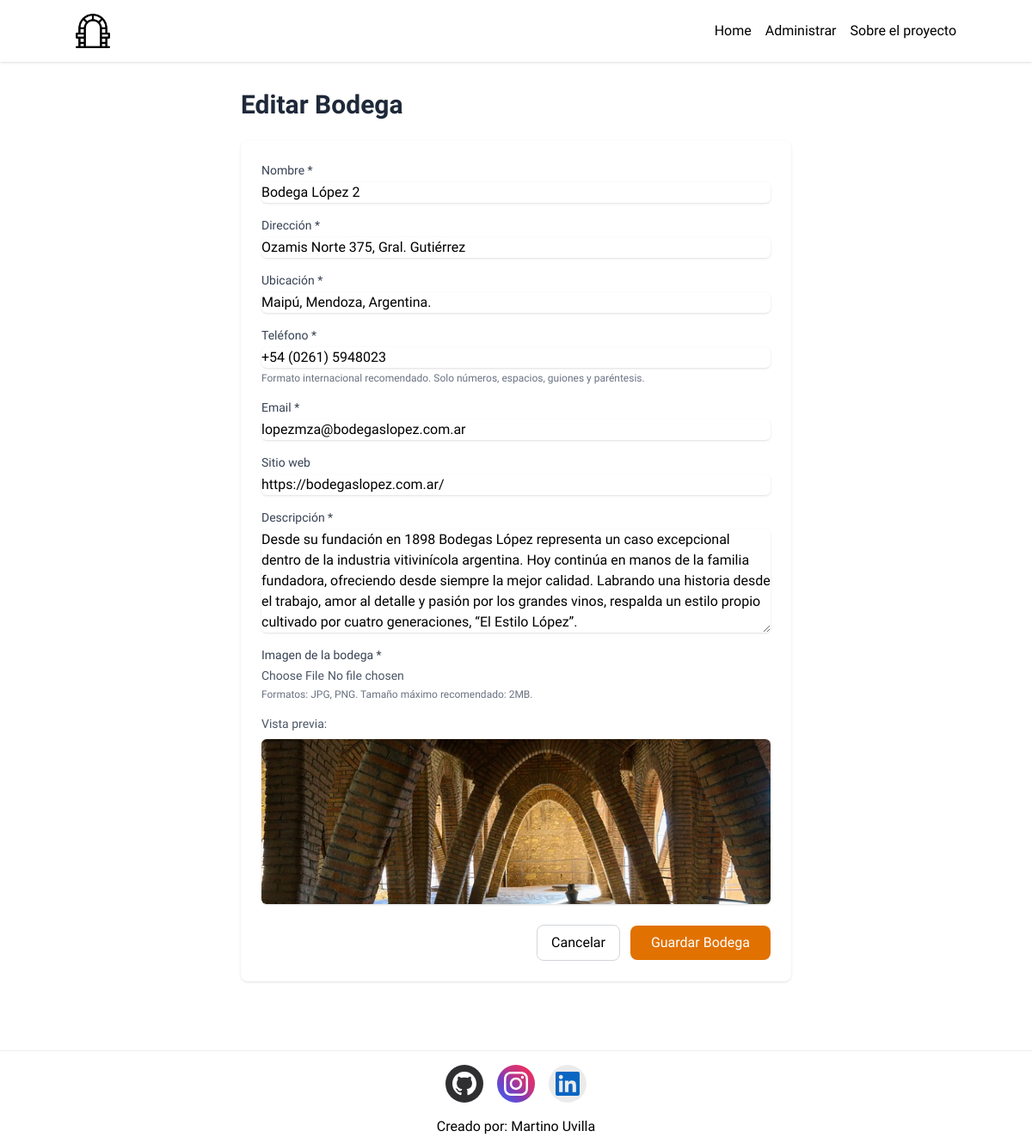
The app's page /bodega/editar/1 with its own data.
### bodegaApp/models.py (models this page shows, shortened)
class Bodega(models.Model):
    id = models.AutoField(primary_key=True)
    nombre = models.CharField(max_length=200,verbose_name="Nombre")
    direccion = models.CharField(max_length=300,verbose_name="Dirección")
    descripcion = models.TextField(verbose_name="Descripción")
    telefono = models.CharField(max_length=20,verbose_name="Teléfono")
    email = models.EmailField(verbose_name="Email")
    ubicacion = models.CharField(max_length=200,verbose_name="Ubicación")
    imagen = models.ImageField(upload_to='imagenes/',verbose_name="Imagen")
    sitio = models.URLField(verbose_name="Sitio web",blank=True)

### bodegaApp/views.py (the view)
# urls.py: path('bodega/editar/<int:id>', editar_bodega,name="editar_bodega"),
def editar_bodega(request,id):
    bodega_Editada = Bodega.objects.get(id=id)
    formulario = BodegaForm(
        request.POST or None, # Datos del formulario enviado (si existe)
        request.FILES or None, # Archivos subidos como imagenes (si existe)
        instance=bodega_Editada) # Registro existente a editar (si se pasa)
    if formulario.is_valid() and request.POST:
        formulario.save()
        return redirect('administrar')
    return render(request, 'editar_bodega.html', {'formulario':formulario})

### bodegaApp/forms.py
class BodegaForm(forms.ModelForm):
    class Meta:
        model = Bodega
        fields = '__all__'

### bodegaApp/templates/editar_bodega.html (shortened to what this page needs)
{% extends 'base.html' %}
{% block content %}
<div class="container max-w-2xl px-4 py-8 mx-auto">
    <h1 class="mb-6 text-3xl font-bold text-gray-800">Editar Bodega</h1>
    {% include "bodega_form.html" %}
</div>
{% endblock %}

### bodegaApp/templates/bodega_form.html (shortened to what this page needs)
<form
  class="max-w-3xl p-6 mx-auto bg-white rounded-lg shadow"
  action=""
  method="post"
  enctype="multipart/form-data"
>
  <div class="mb-4">
    <label for="nombre" class="block text-sm font-medium text-gray-700"
      >Nombre *</label
    >
    <input
      name="nombre"
      type="text"
      maxlength="200"
      required
      class="block w-full mt-1 border-gray-300 rounded-md shadow-sm focus:ring-amber-500 focus:border-amber-500"
      placeholder="Nombre de la bodega"
      value = "{{ formulario.nombre.value|default:''}}"
    />
  </div>
  <div class="mb-4">
    <label for="direccion" class="block text-sm font-medium text-gray-700"
      >Dirección *</label
    >
    <input
      name="direccion"
      type="text"
      maxlength="300"
      required
      class="block w-full mt-1 border-gray-300 rounded-md shadow-sm focus:ring-amber-500 focus:border-amber-500"
      placeholder="Calle, número, localidad"
      value = "{{ formulario.direccion.value|default:''}}"
    />
  </div>
  <div class="mb-4">
    <label for="ubicacion" class="block text-sm font-medium text-gray-700"
      >Ubicación *</label
    >
    <input
      name="ubicacion"
      type="text"
      maxlength="200"
      required
      class="block w-full mt-1 border-gray-300 rounded-md shadow-sm focus:ring-amber-500 focus:border-amber-500"
      placeholder="Ej: Valle de Uco, Mendoza"
      value = "{{ formulario.ubicacion.value|default:''}}"
    />
  </div>
  <div class="mb-4">
    <label for="telefono" class="block text-sm font-medium text-gray-700"
      >Teléfono *</label
    >
    <input
      name="telefono"
      type="tel"
      maxlength="20"
      required
      pattern="^\+?[0-9\s\-()]{6,20}$"
      class="block w-full mt-1 border-gray-300 rounded-md shadow-sm focus:ring-amber-500 focus:border-amber-500"
      placeholder="+54 261 123 4567"
      value = "{{ formulario.telefono.value|default:''}}"
    />
    <p class="mt-1 text-xs text-gray-500">
      Formato internacional recomendado. Solo números, espacios, guiones y
      paréntesis.
    </p>
  </div>
  <div class="mb-4">
    <label for="email" class="block text-sm font-medium text-gray-700"
      >Email *</label
    >
    <input
      name="email"
      type="email"
      required
      class="block w-full mt-1 border-gray-300 rounded-md shadow-sm focus:ring-amber-500 focus:border-amber-500"
      placeholder="contacto@bodega.com"
      value = "{{ formulario.email.value|default:''}}"
    />
  </div>
  <div class="mb-4">
    <label for="sitio" class="block text-sm font-medium text-gray-700"
      >Sitio web</label
    >
    <input
      name="sitio"
      type="url"
      placeholder="https://www.bodega.com"
      class="block w-full mt-1 border-gray-300 rounded-md shadow-sm focus:ring-amber-500 focus:border-amber-500"
      value = "{{ formulario.sitio.value|default:''}}"
    />
  </div>
  <div class="mb-4">
    <label for="descripcion" class="block text-sm font-medium text-gray-700"
      >Descripción *</label
    >
    <textarea
      name="descripcion"
      rows="5"
      required
      maxlength="2000"
      class="block w-full mt-1 border-gray-300 rounded-md shadow-sm focus:ring-amber-500 focus:border-amber-500"
      placeholder="Breve historia, tipo de uvas, servicios (visitas, degustaciones)"
    >{{ formulario.descripcion.value|default:''}}</textarea>
  </div>
  <div class="mb-6">
    <label for="imagen" class="block text-sm font-medium text-gray-700"
      >Imagen de la bodega *</label
    >
    <input
      name="imagen"
      type="file"
      accept="image/*"
      class="block w-full mt-1 text-sm text-gray-600"
    />
    <p class="mt-1 text-xs text-gray-500">
      Formatos: JPG, PNG. Tamaño máximo recomendado: 2MB.
    </p>
    {% if formulario.imagen.value %}
    <div class="mt-4">
      <p class="mb-2 text-sm text-gray-600">Vista previa:</p>
        <img
          src="{{ formulario.imagen.value.url }}"
          alt="Vista previa imagen"
          class="object-cover w-full h-48 rounded-md shadow"
        />
      </div>
    </div>
    {% endif %}
  <div class="flex items-center justify-end gap-3">
    <button
      type="button"
      class="px-4 py-2 border border-gray-300 rounded-lg hover:bg-gray-50"
    >
      <a href="{% url "administrar" %}">Cancelar</a>
    </button>
    <button
      type="submit"
      class="px-6 py-2 text-white rounded-lg bg-amber-600 hover:bg-amber-700"
    >
      Guardar Bodega
    </button>
  </div>
</form>

### records on screen
Bodega: nombre "Bodega López 2", direccion "Ozamis Norte 375, Gral. Gutiérrez", ubicacion "Maipú, Mendoza, Argentina.", telefono "+54 (0261) 5948023", email "lopezmza@bodegaslopez.com.ar", sitio "https://bodegaslopez.com.ar/", descripcion "Desde su fundación en 1898 Bodegas López representa un caso excepcional dentro de la industria vitivinícola argentina. Hoy continúa en manos de la familia fundadora, ofreciendo desde siempre la mejor calidad. Labrando una historia desde el trabajo, amor al detalle y pasión por los grandes vinos, respalda un estilo propio cultivado por cuatro generaciones, “El Estilo López”."
